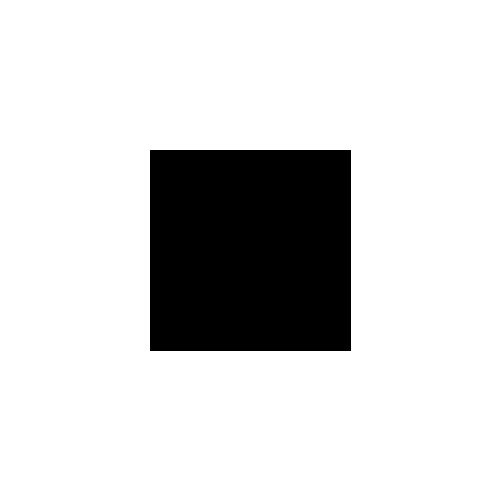
Frame 1 (no input)
Frame 60 (the mouse pressed at the canvas centre just before this capture): identical to frame 1, image omitted
Frame 120 (the mouse held since frame 60 and released just before this capture): blank canvas, image omitted

The Processing sketch that drew this single still picture (run headless with seeded random() and noise(); from frame 60 on, the mouse is pressed at the canvas centre):

// Processing sketch: collisionTest
// ── collisionTest.pde
void setup(){
  size(500,500);
}

void draw(){
  
  background(255);
  fill(0);
  
  if(isInside(width/2 - 100, height/2 -100, 200,200) && mousePressed){
    ellipse(10,10,10,10);
  } else {
    rect(width/2 - 100, height/2 -100, 200,200);
  }
}


Boolean isInside(int x, int y, int w, int h){
  if(mouseX > x && mouseX < x+w && mouseY > y && mouseY < y+h ){
    return true;
  } else {
    return false;
  }
}
